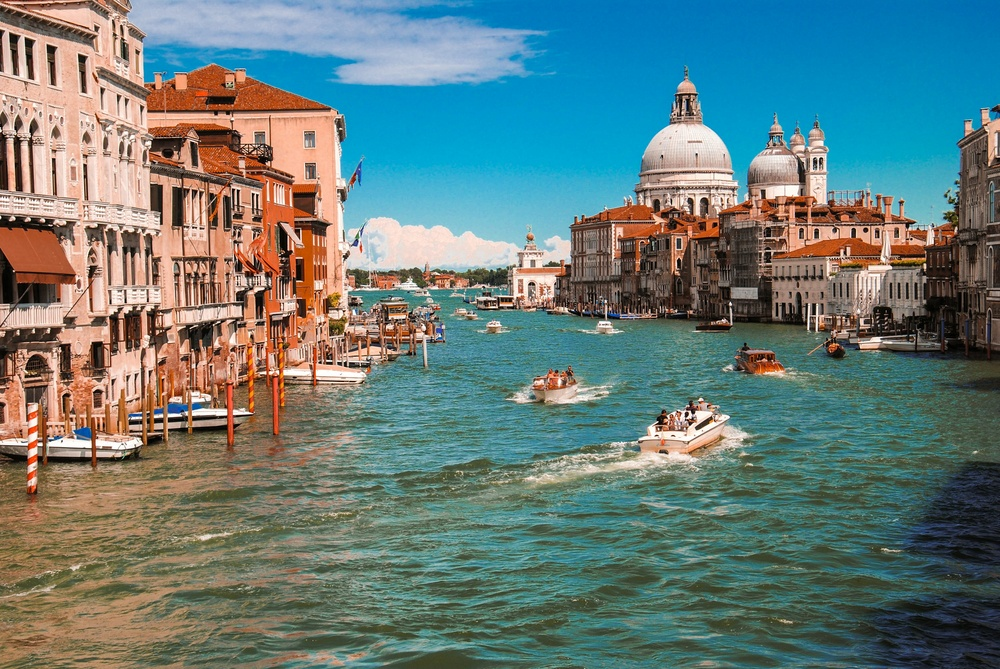
#> input picture image_preprocessing/histogram.jpg, 1000 x 669 px, shrunk from 3000 x 2008 before the run, given in place of the camera
$ python watch_video_histgram_gray.py
#> lines starting #> are read from the running program, lines starting #| are printed output that depends on the picture
import cv2
import numpy as np

cap = cv2.VideoCapture(0)

while(1):

    _, frame = cap.read()
#> frame is the input picture: shape (669, 1000, 3); mean B, G, R 121.3, 124, 102.8

    gray = cv2.cvtColor(frame, cv2.COLOR_BGR2GRAY)
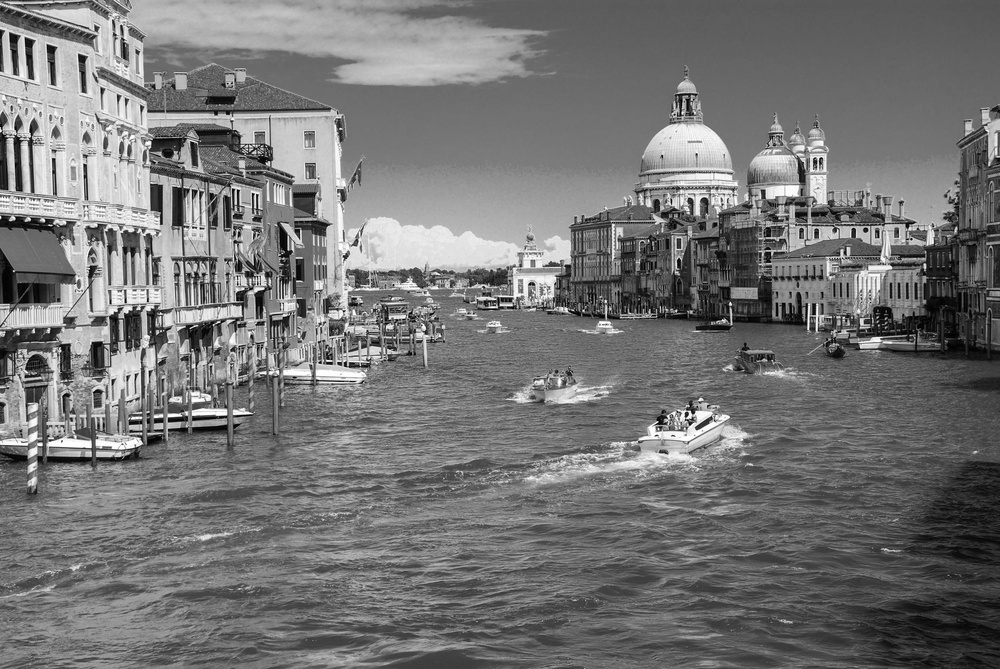
#> gray: shape (669, 1000); min 0, max 255, mean 117.3
    hist = cv2.calcHist([gray], [0], None, [256], [0, 256])
#> hist = 256 values, max 9022 at index 107, min 16 at index 0, mean 2613.3

    hist_img = np.zeros((200, 256, 3), dtype=np.uint8)
    cv2.normalize(hist, hist, 0, 200, cv2.NORM_MINMAX)
    for x, y in enumerate(hist.ravel()):
        cv2.line(hist_img, (x, 200), (x, 200 - int(y)), (0, 0, 255), 1)
#> this loop made 256 passes
#> y on passes 1 to 3: 0, 2.04, 3.22
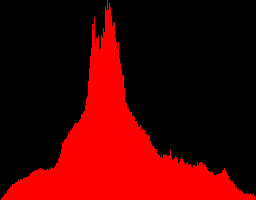
#> hist_img: shape (200, 256, 3); mean of channels 0, 1, 2 0, 0, 72.9; drawn as B, G, R

    cv2.imshow('frame', frame)
    cv2.imshow('histogram', hist_img)

    #esc
    if cv2.waitKey(5) & 0xFF == 27: break
#> (key Esc is pressed here)

cv2.destroyAllWindows()
